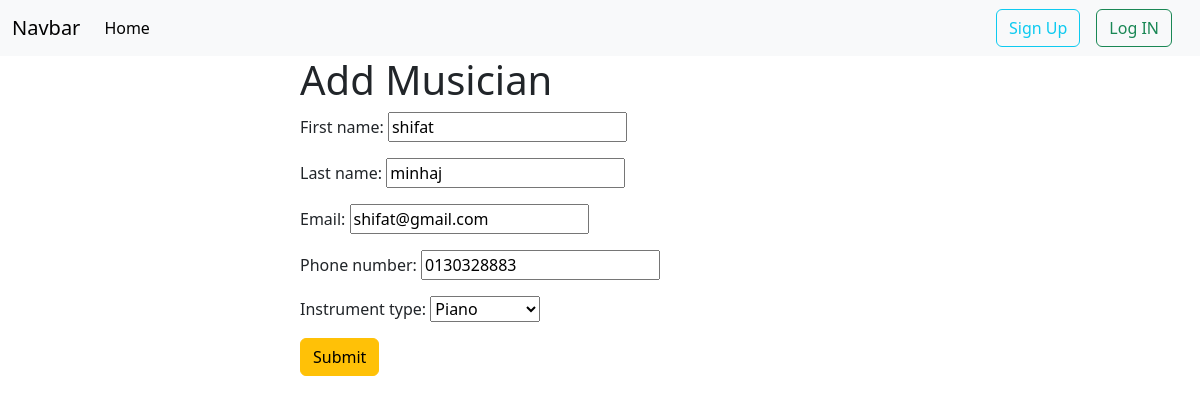
The page /musicians/edit/1/ on the database its author committed.
### musicians/models.py (models this page shows, shortened)
class musician(models.Model):
    first_name=models.CharField(max_length=50)
    last_name=models.CharField(max_length=40)
    Email=models.EmailField(max_length=100)
    Phone_number=models.CharField(max_length=11)
    instruments=[('Piano','Piano'),('Mridangam','Mridangam'),('Flute','Flute'),('Violin','Violin')]
    instrument_type=models.CharField(max_length=10,choices=instruments)

### musicians/views.py (the view)
# urls.py: path("edit/<int:id>/", views.edit_musician, name="editmusician"),
def edit_musician(request, id):
    post = models.musician.objects.get(pk=id)
    musician_form = forms.add_musician(instance=post)
    if request.method == "POST":
        musician_form = forms.add_musician(request.POST, instance=post)
        if musician_form.is_valid():
            musician_form.save()
            return redirect("home")
    return render(request, "add_musician.html", {"form": musician_form})

### musicians/forms.py
class add_musician(forms.ModelForm):
    class Meta:
        model=musician
        fields='__all__'

### musicians/templates/add_musician.html (shortened to what this page needs)
{%extends 'base.html'%}
{%block content%}
<form style="width: 50%;margin: auto;" method="post">
    <h1>Add Musician</h1>
    {{form.as_p}}
    <button class="btn btn-warning">Submit</button>
</form>
{%endblock%}

### rows shown on the page
musician: first_name "shifat", last_name "minhaj", Email "shifat@gmail.com", Phone_number "0130328883", instrument_type "Piano"
